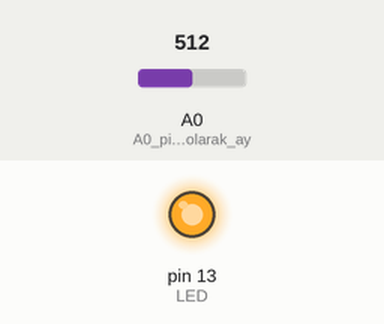
The sketch below on a simulated Arduino Uno, built with avr-gcc and run on an emulated ATmega328P. On the bench: output pins drawn as LEDs (lit = HIGH). The test bench sets the inputs (shaded band); at power-on: A0 (A0_pinini_çıkış_olarak_ay) = 512.

Above: at 1.2 s.
1.3 s: A0 (A0_pinini_çıkış_olarak_ay) set to 493
At 2.4 s:
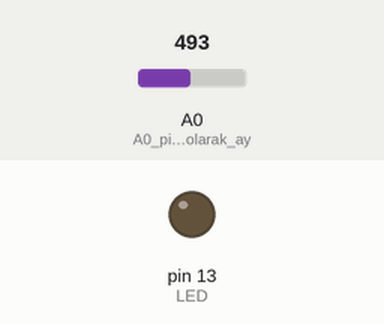
2.8 s: A0 (A0_pinini_çıkış_olarak_ay) set to 510
At 3.5 s:
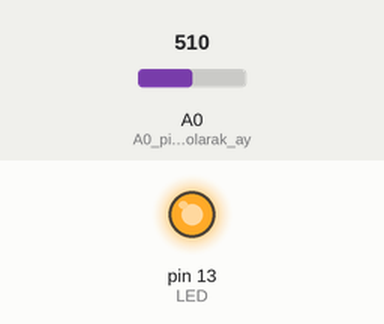
4.3 s: A0 (A0_pinini_çıkış_olarak_ay) set to 490
At 4.6 s:
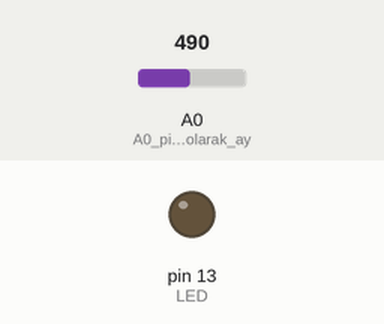
Timing chart, 0 to 7.3 s (numbered marks = the images above; inputs shaded):
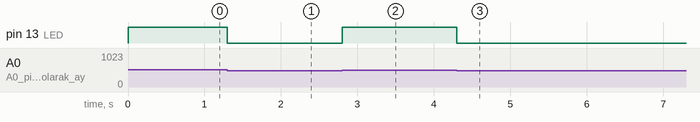

Measured:
- the behaviour switches between 501 and 500 on A0 (A0_pinini_çıkış_olarak_ay) (found by bisection; images 0 and 1)
- after the input at 1.3 s, pin 13 (LED): HIGH → LOW at once
- after the input at 2.8 s, pin 13 (LED): LOW → HIGH at once
- after the input at 4.3 s, pin 13 (LED): HIGH → LOW at once

The sketch:

ldr.ino
```cpp
void setup() {

  pinMode(A0, INPUT); // A0 pinini çıkış olarak ayarlanıyor.
  pinMode(13,OUTPUT); // 13.pin LED çıkışı olarak ayarlanıyor.

}

void loop() {

  int x = analogRead(A0); // Okunan sensör değeri X tam sayısına eşitleniyor.

  if (x> 500){ // Eğer x 500 değerinden küçük ise 13. pin açık hale getiriliyor.

  digitalWrite(13,HIGH);
  }

  else { // Diğer durumlarda ise 13. kapalı hale getiriliyor.

  digitalWrite(13,LOW);
  }

}
```
